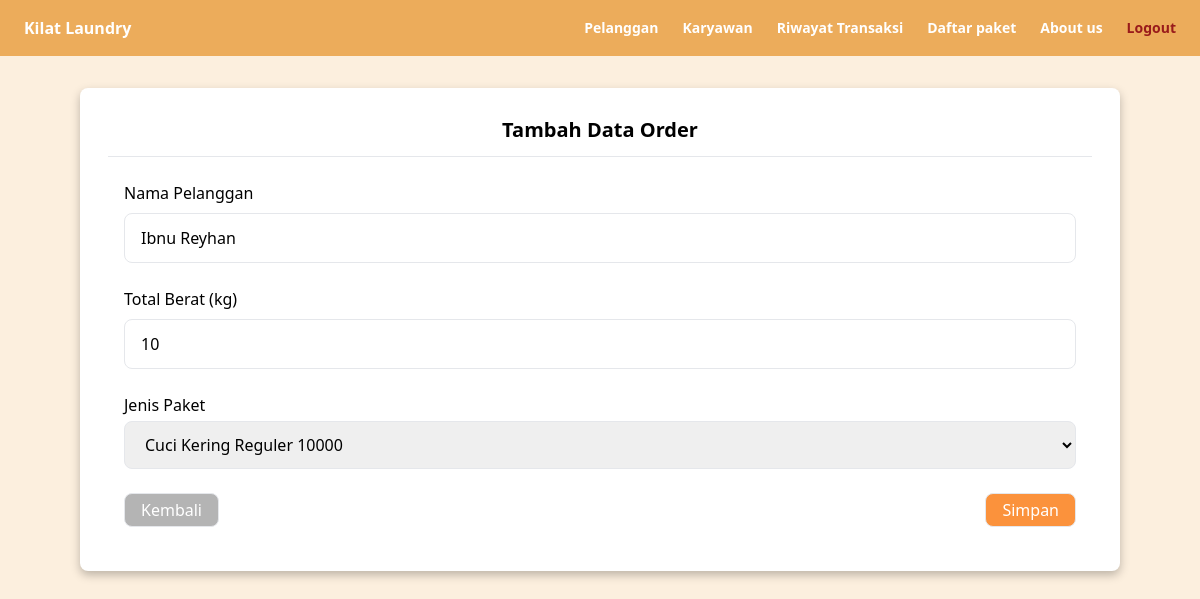
The page /editorder.php?id=mgbletukxc on the database its author committed.
### tables this page shows
CREATE TABLE `order` (
  `kode_pemesanan` varchar(50) NOT NULL,
  `total_berat` varchar(100) DEFAULT NULL,
  `tanggal_pesan` date DEFAULT NULL,
  `tanggal_ambil` date DEFAULT NULL,
  `id_admin` varchar(50) DEFAULT NULL,
  `id_jenis` varchar(50) DEFAULT NULL,
  `nama_pelanggan` varchar(100) NOT NULL,
  `status` varchar(50) NOT NULL,
  `harga` varchar(100) NOT NULL
);

CREATE TABLE `jenis_paket` (
  `id_jenis` varchar(50) NOT NULL,
  `paket` varchar(255) DEFAULT NULL,
  `harga` int(50) DEFAULT NULL
);

### function.php (called while the page is built, shortened)
<?php
    $host	= 'localhost';
    $user   = 'root';
    $pass	= '';
    $db	    = 'laundry';
    $koneksi = mysqli_connect($host,$user,$pass,$db);
function selectTipe() {
    global $koneksi;
    $query = "SELECT * FROM `jenis_paket`";
    $result = mysqli_query($koneksi, $query);
    return $result;
}
?>

### editorder.php (the view, shortened to what this page needs)
<?php
	require_once('function.php');
    $id = $_GET['id'];
    $query = "SELECT * FROM `order` WHERE `order`.`kode_pemesanan` = '$id'";
    $result = mysqli_query($koneksi, $query);
    $data_res = mysqli_fetch_assoc($result);
?>
<!DOCTYPE html>
<html lang="en">
<head>
    <script src="https://cdn.tailwindcss.com"></script>
    <link rel="stylesheet" href="./style.css/style.css">
</head>
<body>
    <?php require './head/navbar.php'; ?>
    <div class="content px-20 pb-10">
        <div class="order-belum-dikerjakan w-full bg-white mt-8 px-7 py-4 rounded-lg shadow-item">
            <h5 class="flex justify-center items-center py-3 text-xl font-semibold">Tambah Data Order</h5>
            <hr>
            <form action="./editorder.php?id=<?= $id ?>" method="post" class="flex flex-col justify-center w-full my-3">
                <div class="px-4 py-2">
                    <label class="flex w-full my-1" for="nama_pelanggan">Nama Pelanggan</label>
                    <input value="<?= $data_res['nama_pelanggan'] ?>" required placeholder="Nama Pelanggan" class="border rounded-lg w-full h-9 my-1 px-4 py-6" type="text" name="nama_pelanggan" id="nama_pelanggan">
                </div>
                <div class="px-4 py-2">
                    <label class="flex w-full my-1" for="total_berat">Total Berat (kg)</label>
                    <input value="<?= intval($data_res['total_berat']) ?>" required placeholder="Total Berat" class="border rounded-lg w-full h-9 my-1 px-4 py-6" type="number" name="total_berat" id="total_berat">
                </div>
                <div class="px-4 py-2">
                    <label class="flex w-full my-1" for="jenis_paket">Jenis Paket</label>
                    <select required name="jenis_paket" id="jenis_paket" required class="px-4 w-full h-12 border rounded-lg" aria-label="Default select example">
                        <?php
                            $paket = selectTipe();
                            while ($data = mysqli_fetch_assoc($paket)) {
                        ?>
                            <option <?php if ($data['id_jenis'] == $data_res['id_jenis']) {echo "selected";} ?> value="<?= $data['id_jenis'] ?>"><?= $data['paket'] ?>  <?= $data['harga'] ?></option>
                        <?php } ?>
                    </select>
                </div>
                <div class="flex justify-between px-4 py-4">
                    <a class="btn-back py-1 border flex justify-center items-center px-4 rounded-lg text-white" href="riwayattransaksi.php">Kembali</a>
                    <button class="bg-orange-400 py-1 border flex justify-center items-center px-4 rounded-lg text-white" type="submit" name="order">Simpan</button>
                </div>
            </form>
        </div>
    </div>
</body>
</html>

### style.css/style.css (style rules this page uses)
body { background-color: #FCEFDE; }
.btn-back { background-color: #B4B4B4; }
.shadow-item { box-shadow: 0px 4px 10px 0px rgba(0, 0, 0, 0.25); }

### rows shown on the page
order: nama_pelanggan "Ibnu Reyhan", total_berat "10", jenis_paket "Cuci Kering Reguler 10000"
